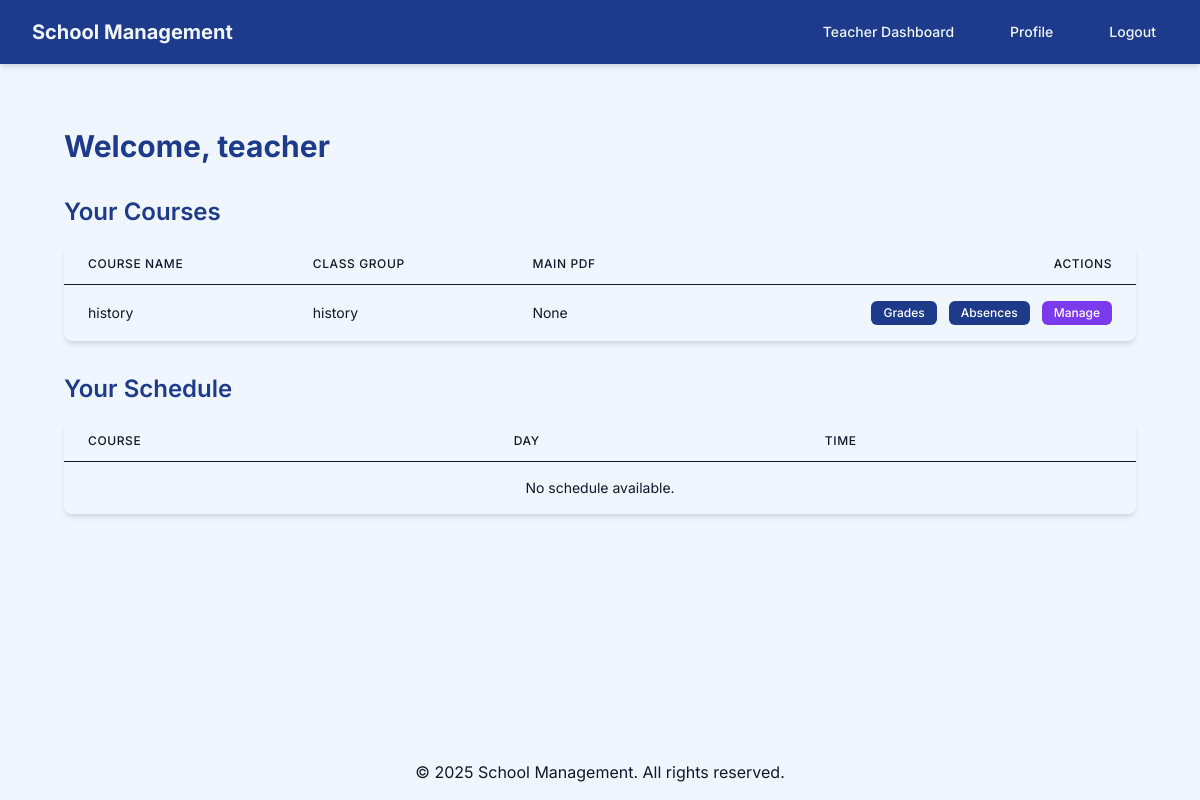
Before: /school/teacher/dashboard/ (signed in) with the older database file.
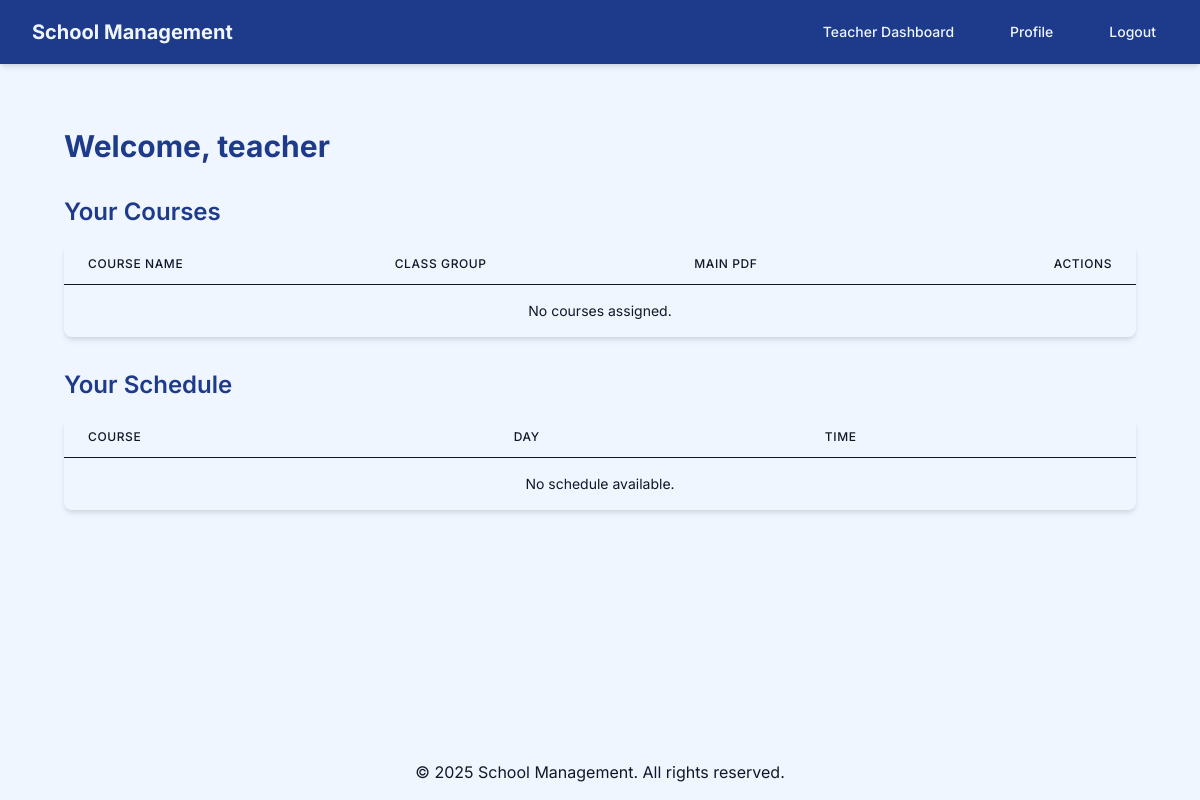
After: the same page with the newer database file.
### school_management/models.py (models this page shows, shortened)
class Course(models.Model):
    name = models.CharField(max_length=100)
    teacher = models.ForeignKey(User, on_delete=models.CASCADE, limit_choices_to={'is_staff': True})
    class_group = models.ForeignKey(ClassGroup, on_delete=models.CASCADE)
    description = models.TextField(blank=True)
    resources = models.FileField(upload_to='course_resources/', blank=True, null=True)

class ClassGroup(models.Model):
    name = models.CharField(max_length=50, unique=True)
    description = models.TextField(blank=True)

### school_management/views.py (the view)
        @login_required
        def wrapper(request, *args, **kwargs):
            if is_superuser and not request.user.is_superuser:
                messages.error(request, "Access denied. Admin privileges required.")
                return redirect('login')
            elif is_staff and not request.user.is_staff:
                messages.error(request, "Access denied. Teacher privileges required.")
                return redirect('login')
            elif is_student and (request.user.is_staff or request.user.is_superuser):
                messages.error(request, "Access denied. Student account required.")
                return redirect('login')
            return view_func(request, *args, **kwargs)

### school_management/views.py (called while the page is built)
def user_role_required(is_superuser=False, is_staff=False, is_student=False):
    def decorator(view_func):
        @login_required
        def wrapper(request, *args, **kwargs):
            if is_superuser and not request.user.is_superuser:
                messages.error(request, "Access denied. Admin privileges required.")
                return redirect('login')
            elif is_staff and not request.user.is_staff:
                messages.error(request, "Access denied. Teacher privileges required.")
                return redirect('login')
            elif is_student and (request.user.is_staff or request.user.is_superuser):
                messages.error(request, "Access denied. Student account required.")
                return redirect('login')
            return view_func(request, *args, **kwargs)
        return wrapper
    return decorator

### school_management/templates/school_management/teacher_dashboard.html (shortened to what the changed rows need)
{% extends 'base.html' %}
{% block content %}
    <div class="fade-in max-w-7xl mx-auto px-4 sm:px-6 lg:px-8 py-8">
        <h2 class="text-3xl font-bold text-blue-900 mb-8">Welcome, {{ profile.user.username }}</h2>
        <div class="bg-beige-100 rounded-lg shadow-md overflow-x-auto mb-8">
            <table class="min-w-full divide-y divide-gray-900">
                <thead class="bg-blue-50">
                    <tr>
                        <th class="px-6 py-3 text-left text-xs font-medium text-gray-900 uppercase tracking-wider">Course Name</th>
                        <th class="px-6 py-3 text-left text-xs font-medium text-gray-900 uppercase tracking-wider">Class Group</th>
                        <th class="px-6 py-3 text-left text-xs font-medium text-gray-900 uppercase tracking-wider">Main PDF</th>
                        <th class="px-6 py-3 text-right text-xs font-medium text-gray-900 uppercase tracking-wider">Actions</th>
                    </tr>
                </thead>
                <tbody>
                    {% for course in courses %}
                        <tr class="hover:bg-blue-50 transition duration-200">
                            <td class="px-6 py-4 whitespace-nowrap text-sm text-gray-900">{{ course.name }}</td>
                            <td class="px-6 py-4 whitespace-nowrap text-sm text-gray-900">{{ course.class_group.name }}</td>
                            <td class="px-6 py-4 whitespace-nowrap text-sm text-gray-900">
                                {% if course.resources %}
                                    <a href="{{ course.resources.url }}" download class="text-blue-900 hover:underline">Download</a>
                                {% else %}
                                    None
                                {% endif %}
                            </td>
                            <td class="px-6 py-4 whitespace-nowrap text-sm text-right space-x-2">
                                <a href="{% url 'manage_grades' course.id %}" class="inline-block bg-blue-900 text-white px-3 py-1 rounded-md text-xs font-medium hover:bg-blue-700 hover:scale-105 transition-all duration-300">Grades</a>
                                <a href="{% url 'manage_absences' course.id %}" class="inline-block bg-blue-900 text-white px-3 py-1 rounded-md text-xs font-medium hover:bg-blue-700 hover:scale-105 transition-all duration-300">Absences</a>
                                <a href="{% url 'manage_course' course.id %}" class="inline-block bg-purple-600 text-white px-3 py-1 rounded-md text-xs font-medium hover:bg-purple-700 hover:scale-105 transition-all duration-300">Manage</a>
                            </td>
                        </tr>
                    {% empty %}
                        <tr>
                            <td colspan="4" class="px-6 py-4 text-center text-sm text-gray-900">No courses assigned.</td>
                        </tr>
                    {% endfor %}
                </tbody>
            </table>
        </div>
        <div class="bg-beige-100 rounded-lg shadow-md overflow-x-auto">
            <table class="min-w-full divide-y divide-gray-900">
                <thead class="bg-blue-50">
                    <tr>
                        <th class="px-6 py-3 text-left text-xs font-medium text-gray-900 uppercase tracking-wider">Course</th>
                        <th class="px-6 py-3 text-left text-xs font-medium text-gray-900 uppercase tracking-wider">Day</th>
                        <th class="px-6 py-3 text-left text-xs font-medium text-gray-900 uppercase tracking-wider">Time</th>
                    </tr>
                </thead>
            </table>
        </div>
    </div>
{% endblock %}

Changed rows visible on the page:
removed Course: name "history", class_group.name "history", resources "None"
Other visible differences:
text now shown: "No courses assigned."
